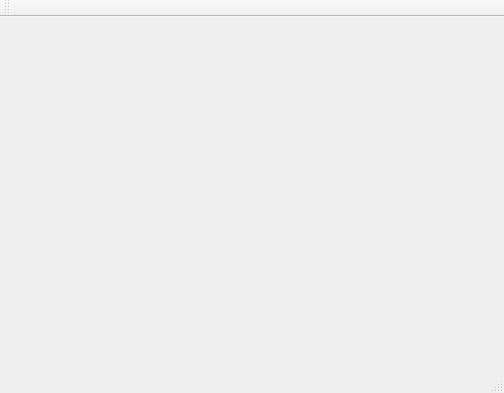
<?xml version="1.0" encoding="UTF-8"?>
<ui version="4.0">
 <class>MainWindow</class>
 <widget class="QMainWindow" name="MainWindow">
  <property name="geometry">
   <rect>
    <x>0</x>
    <y>0</y>
    <width>504</width>
    <height>393</height>
   </rect>
  </property>
  <property name="windowTitle">
   <string>MainWindow</string>
  </property>
  <widget class="QWidget" name="centralWidget"/>
  <widget class="QMenuBar" name="menuBar">
   <property name="geometry">
    <rect>
     <x>0</x>
     <y>0</y>
     <width>504</width>
     <height>30</height>
    </rect>
   </property>
  </widget>
  <widget class="QToolBar" name="mainToolBar">
   <attribute name="toolBarArea">
    <enum>TopToolBarArea</enum>
   </attribute>
   <attribute name="toolBarBreak">
    <bool>false</bool>
   </attribute>
  </widget>
  <widget class="QStatusBar" name="statusBar"/>
 </widget>
 <layoutdefault spacing="6" margin="11"/>
 <resources/>
 <connections/>
</ui>
